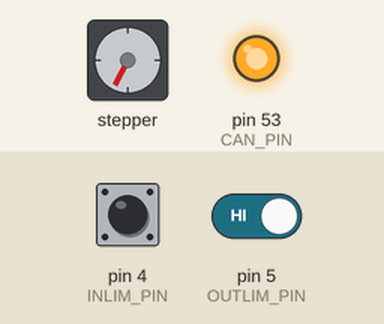
The sketch below on a simulated Arduino Mega 2560, built with avr-gcc and run on an emulated ATmega2560. Parts: stepper motor, output pins drawn as LEDs (lit = HIGH). Wiring (inferred from the names in the program): stepper motor driver (200 steps per turn assumed): step pin 10; direction pin 3; enable pin 12. The test bench sets the inputs (shaded band); at power-on: pin 5 (OUTLIM_PIN) HIGH, pin 4 (INLIM_PIN) HIGH. Pins used as bus, display or sensor lines are not drawn; what the sketch prints to the serial monitor is not drawn.

Above: at 1.25 s.
1.3 s: pin 5 (OUTLIM_PIN) driven LOW
2.8 s: pin 5 (OUTLIM_PIN) driven HIGH
At 2.95 s:
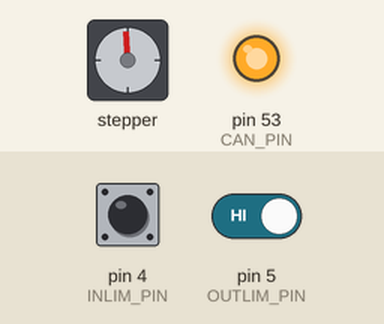
At 3.55 s:
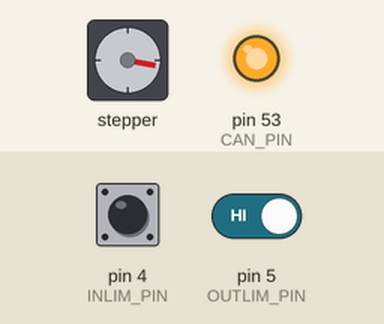
5.8 s: pin 4 (INLIM_PIN) driven LOW
At 5.95 s:
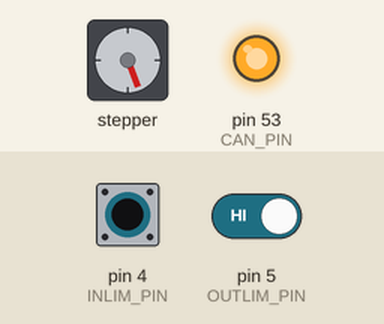
8.8 s: pin 4 (INLIM_PIN) driven HIGH
11.8 s: pin 4 (INLIM_PIN) pulsed LOW 2 times (0.12 s each, 0.3 s apart)
Timing chart, 0 to 19.4 s (numbered marks = the images above; inputs shaded):
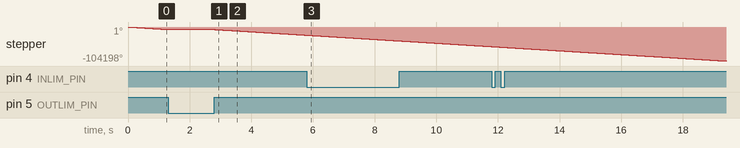

Measured:
- after the input at 1.3 s, stepper: stops changing and stays -7561°
- after the input at 2.8 s, stepper: keeps turning counter-clockwise at about 5821°/s, starting at once
- by itself, stepper: keeps turning counter-clockwise at about 5822°/s

The sketch:

CAN_drawerandnode_abomination.ino
```cpp
enum class frames {
    ESTOP=0x000,
    DRAWER=0x001,
    NODE=0x002,
};

#include <SPI.h>
#include <mcp2515.h>

#define CAN_PIN 53
#define STEP_PIN 10
#define DIR_PIN 3
#define INLIM_PIN 4
#define OUTLIM_PIN 5
#define ENABLE_PIN 12 // Must hold HIGH to disable

struct can_frame canMsg;
MCP2515 mcp2515(CAN_PIN);
int speed = 255; // CANNOT BE 0
bool estop = false;
bool extend = true;  // false = up, true = down
bool outlim = false;
bool inlim = false;

void step(bool dir);

void setup()
{
    while (!Serial);
    Serial.begin(1000000);
    Serial.println("This program is a workaround,");
    Serial.println("it only moves up or down.");
    SPI.begin();               //Begins SPI communication

    mcp2515.reset();
    mcp2515.setBitrate(CAN_500KBPS, MCP_8MHZ); //Sets CAN at speed 500KBPS and Clock 8MHz
    mcp2515.setNormalMode();

    pinMode(STEP_PIN, OUTPUT);
    pinMode(DIR_PIN, OUTPUT);
    pinMode(INLIM_PIN, INPUT);
    pinMode(OUTLIM_PIN, INPUT);
    pinMode(ENABLE_PIN, OUTPUT);
}

void loop()
{
    // Receive CAN
    if (mcp2515.readMessage(&canMsg) == MCP2515::ERROR_OK)
    {
      Serial.println("Something came in");
        if (canMsg.can_id == int(frames::ESTOP)){
            estop = canMsg.data[0];
            Serial.println("Estop");
            }
        else if (canMsg.can_id == int(frames::NODE) && !estop){
            extend = canMsg.data[0];
            Serial.println("CAN Recieved");
        }
    }


    // Don't do anything if estopped
    if (estop) { return; }

    // Check limit switches
    outlim = !digitalRead(OUTLIM_PIN);
    inlim = !digitalRead(INLIM_PIN);

    //Serial.print("outlim: "); Serial.print(outlim);
    //Serial.print(" inlim: "); Serial.println(inlim);

    if (!inlim && !extend) {
      step(true);
    } else if (!outlim && extend) {
      step(false);
    } else if (inlim || outlim) {
      digitalWrite(ENABLE_PIN, HIGH);
    }
}

void step(bool dir)
{

    if (speed < 1) { speed = 1; }
    int delay = 255*5/speed;
    //Serial.print("Step. Dir = ");
    //Serial.println(dir);

    digitalWrite(DIR_PIN, dir);
    digitalWrite(ENABLE_PIN, LOW);
    digitalWrite(STEP_PIN, HIGH);
    delayMicroseconds(delay);
    digitalWrite(STEP_PIN, LOW);
    delayMicroseconds(delay);

    Serial.print("Step. Dir = ");
    Serial.println(dir);
}
```
